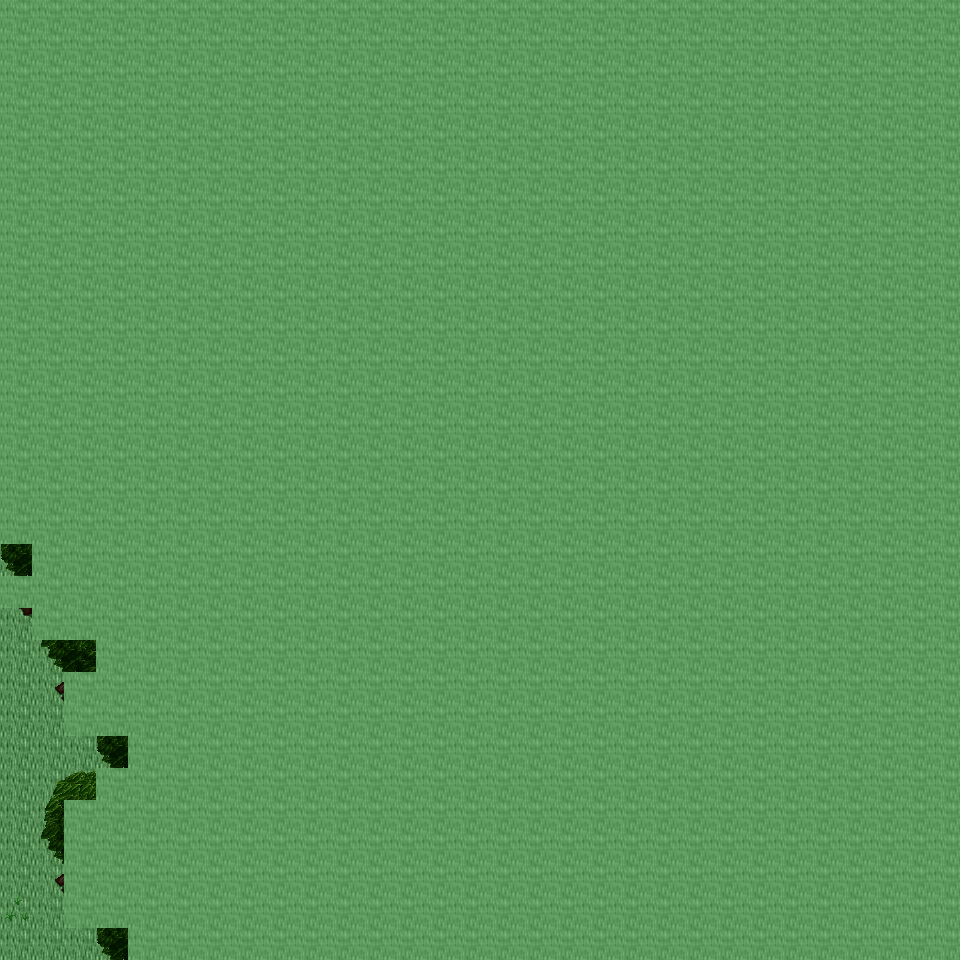

This game map was drawn from its Tiled (.tmx) file and the tilesets committed beside it. A one-line description and the trimmed map source follow:
An orthogonal 30x30 tile map with 32x32 px tiles, 6 tile layers (Ground, Object, Object2, Above, ...), 26 tilesets and 3 objects (3x mapExit).

<map version="1.0" orientation="orthogonal" renderorder="right-down" width="30" height="30" tilewidth="32" tileheight="32" nextobjectid="4">
  <tileset firstgid="1" name="tileset_ground_ground" tilewidth="32" tileheight="32" tilecount="33" columns="3">
    <image source="../drawable/tileset_ground_ground.png" width="96" height="352" />
  </tileset>
  <tileset firstgid="34" name="tileset_building_castle" tilewidth="32" tileheight="32" tilecount="320" columns="20">
    <image source="../drawable/tileset_building_castle.png" width="640" height="512" />
  </tileset>
  <tileset firstgid="354" name="tileset_plant_flower_daisy_white" tilewidth="32" tileheight="32" tilecount="8" columns="2">
    <image source="../drawable/tileset_plant_flower_daisy_white.png" width="64" height="128" />
  </tileset>
  <tileset firstgid="362" name="tileset_ground_mud_patch" tilewidth="32" tileheight="32" tilecount="4" columns="4">
    <image source="../drawable/tileset_ground_mud_patch.png" width="128" height="32" />
  </tileset>
  <tileset firstgid="366" name="tileset_plant_grasses" tilewidth="32" tileheight="32" tilecount="6" columns="3">
    <image source="../drawable/tileset_plant_grasses.png" width="96" height="64" />
  </tileset>
  <tileset firstgid="372" name="tileset_ground_cobbled_paving" tilewidth="32" tileheight="32" tilecount="1" columns="1">
    <image source="../drawable/tileset_ground_cobbled_paving.png" width="32" height="32" />
  </tileset>
  <tileset firstgid="373" name="tileset_plant_bush_bushes" tilewidth="32" tileheight="32" tilecount="10" columns="5">
    <image source="../drawable/tileset_plant_bush_bushes.png" width="160" height="64" />
  </tileset>
  <tileset firstgid="383" name="tileset_ground_grass_edges" tilewidth="32" tileheight="32" tilecount="36" columns="12">
    <image source="../drawable/tileset_ground_grass_edges.png" width="384" height="96" />
  </tileset>
  <tileset firstgid="419" name="tileset_ground_grass_corners" tilewidth="32" tileheight="32" tilecount="24" columns="6">
    <image source="../drawable/tileset_ground_grass_corners.png" width="192" height="128" />
  </tileset>
  <tileset firstgid="443" name="tileset_plant_tree_tree_darkgreen" tilewidth="32" tileheight="32" tilecount="88" columns="8">
    <image source="../drawable/tileset_plant_tree_tree_darkgreen.png" width="256" height="352" />
  </tileset>
  <tileset firstgid="531" name="tileset_plant_flower_daisy_yellow" tilewidth="32" tileheight="32" tilecount="8" columns="2">
    <image source="../drawable/tileset_plant_flower_daisy_yellow.png" width="64" height="128" />
  </tileset>
  <tileset firstgid="539" name="tileset_plant_flower_daisy_red" tilewidth="32" tileheight="32" tilecount="8" columns="2">
    <image source="../drawable/tileset_plant_flower_daisy_red.png" width="64" height="128" />
  </tileset>
  <tileset firstgid="547" name="tileset_plant_flower_daisy_blue" tilewidth="32" tileheight="32" tilecount="8" columns="2">
    <image source="../drawable/tileset_plant_flower_daisy_blue.png" width="64" height="128" />
  </tileset>
  <tileset firstgid="555" name="tileset_building_fence_fence_chunky" tilewidth="32" tileheight="32" tilecount="21" columns="3">
    <image source="../drawable/tileset_building_fence_fence_chunky.png" width="96" height="224" />
  </tileset>
  <tileset firstgid="576" name="tileset_plant_bush_hedge" tilewidth="32" tileheight="32" tilecount="35" columns="5">
    <image source="../drawable/tileset_plant_bush_hedge.png" width="160" height="224" />
  </tileset>
  <tileset firstgid="611" name="tileset_plant_stump_stump_green" tilewidth="32" tileheight="32" tilecount="4" columns="2">
    <image source="../drawable/tileset_plant_stump_stump_green.png" width="64" height="64" />
  </tileset>
  <tileset firstgid="615" name="tileset_plant_stump_stump_brown" tilewidth="32" tileheight="32" tilecount="4" columns="2">
    <image source="../drawable/tileset_plant_stump_stump_brown.png" width="64" height="64" />
  </tileset>
  <tileset firstgid="619" name="tileset_logic_item_resources" tilewidth="32" tileheight="32" tilecount="6" columns="6">
    <image source="../drawable/tileset_logic_item_resources.png" width="192" height="32" />
  </tileset>
  <tileset firstgid="625" name="tileset_logic_portal" tilewidth="32" tileheight="32" tilecount="24" columns="8">
    <image source="../drawable/tileset_logic_portal.png" width="256" height="96" />
  </tileset>
  <tileset firstgid="649" name="tileset_logic_creature_mummy" tilewidth="32" tileheight="32" tilecount="2" columns="2">
    <image source="../drawable/tileset_logic_creature_mummy.png" width="64" height="32" />
  </tileset>
  <tileset firstgid="651" name="tileset_logic_creature_animal" tilewidth="32" tileheight="32" tilecount="32" columns="8">
    <image source="../drawable/tileset_logic_creature_animal.png" width="256" height="128" />
  </tileset>
  <tileset firstgid="683" name="tileset_logic_collision" tilewidth="32" tileheight="32" tilecount="1" columns="1">
    <image source="../drawable/tileset_logic_collision.png" width="32" height="32" />
  </tileset>
  <tileset firstgid="684" name="tileset_ground_grass_2" tilewidth="32" tileheight="32" tilecount="21" columns="3">
    <image source="../drawable/tileset_ground_grass_2.png" width="96" height="224" />
  </tileset>
  <tileset firstgid="705" name="tileset_logic_protection" tilewidth="32" tileheight="32" tilecount="2" columns="2">
    <image source="../drawable/tileset_logic_protection.png" width="64" height="32" />
  </tileset>
  <tileset firstgid="707" name="tileset_logic_creature_undead_skeleton" tilewidth="32" tileheight="32" tilecount="6" columns="6">
    <image source="../drawable/tileset_logic_creature_undead_skeleton.png" width="192" height="32" />
  </tileset>
  <tileset firstgid="713" name="tileset_logic_creature_troll" tilewidth="32" tileheight="32" tilecount="4" columns="4">
    <image source="../drawable/tileset_logic_creature_troll.png" width="128" height="32" />
  </tileset>
  <layer name="Ground" width="30" height="30">
    <data>[900 cells, 900 non-empty, 1 distinct tile ids]</data>
  </layer>
  <layer name="Object" width="30" height="30">
    <data>[900 cells, 30 non-empty, 17 distinct tile ids]</data>
  </layer>
  <layer name="Object2" width="30" height="30">
    <data>[900 cells, 0 non-empty, 0 distinct tile ids]</data>
  </layer>
  <layer name="Above" width="30" height="30">
    <data>[900 cells, 876 non-empty, 26 distinct tile ids]</data>
  </layer>
  <layer name="Above2" width="30" height="30">
    <data>[900 cells, 0 non-empty, 0 distinct tile ids]</data>
  </layer>
  <layer name="Walkable" width="30" height="30">
    <data>[900 cells, 872 non-empty, 1 distinct tile ids]</data>
  </layer>
  <objectgroup name="MapEvents">
    <object id="1" name="south" type="mapExit" x="0" y="928" width="128" height="32">
      <properties>
        <property name="map" value="level_0_x105_y78" />
        <property name="x" value="0" />
        <property name="y" value="1" />
      </properties>
    </object>
    <object id="2" name="west" type="mapExit" x="0" y="544" width="32" height="32">
      <properties>
        <property name="map" value="level_0_x104_y77" />
        <property name="x" value="28" />
        <property name="y" value="17" />
      </properties>
    </object>
    <object id="3" name="west2" type="mapExit" x="0" y="608" width="32" height="352">
      <properties>
        <property name="map" value="level_0_x104_y77" />
        <property name="x" value="28" />
        <property name="y" value="19" />
      </properties>
    </object>
  </objectgroup>
</map>
